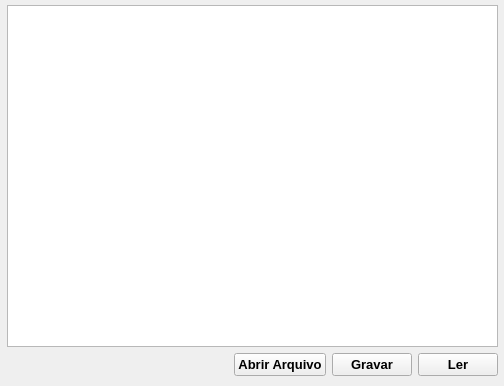
<?xml version="1.0" encoding="UTF-8"?>
<ui version="4.0">
 <class>MainWindow</class>
 <widget class="QMainWindow" name="MainWindow">
  <property name="geometry">
   <rect>
    <x>0</x>
    <y>0</y>
    <width>504</width>
    <height>386</height>
   </rect>
  </property>
  <property name="minimumSize">
   <size>
    <width>504</width>
    <height>386</height>
   </size>
  </property>
  <property name="maximumSize">
   <size>
    <width>504</width>
    <height>386</height>
   </size>
  </property>
  <property name="windowTitle">
   <string>Criando e Lendo Arquivos</string>
  </property>
  <widget class="QWidget" name="centralwidget">
   <widget class="QWidget" name="layoutWidget">
    <property name="geometry">
     <rect>
      <x>7</x>
      <y>5</y>
      <width>491</width>
      <height>371</height>
     </rect>
    </property>
    <layout class="QVBoxLayout" name="verticalLayout">
     <item>
      <widget class="QPlainTextEdit" name="plArq"/>
     </item>
     <item>
      <layout class="QHBoxLayout" name="horizontalLayout">
       <item>
        <spacer name="horizontalSpacer">
         <property name="orientation">
          <enum>Qt::Horizontal</enum>
         </property>
         <property name="sizeHint" stdset="0">
          <size>
           <width>40</width>
           <height>20</height>
          </size>
         </property>
        </spacer>
       </item>
       <item>
        <widget class="QPushButton" name="btnAbr">
         <property name="font">
          <font>
           <pointsize>10</pointsize>
           <bold>true</bold>
          </font>
         </property>
         <property name="text">
          <string>Abrir Arquivo</string>
         </property>
        </widget>
       </item>
       <item>
        <widget class="QPushButton" name="btnGrav">
         <property name="font">
          <font>
           <pointsize>10</pointsize>
           <bold>true</bold>
          </font>
         </property>
         <property name="text">
          <string>Gravar</string>
         </property>
        </widget>
       </item>
       <item>
        <widget class="QPushButton" name="btnLer">
         <property name="font">
          <font>
           <pointsize>10</pointsize>
           <bold>true</bold>
          </font>
         </property>
         <property name="text">
          <string>Ler</string>
         </property>
        </widget>
       </item>
      </layout>
     </item>
    </layout>
   </widget>
  </widget>
 </widget>
 <resources/>
 <connections/>
</ui>
